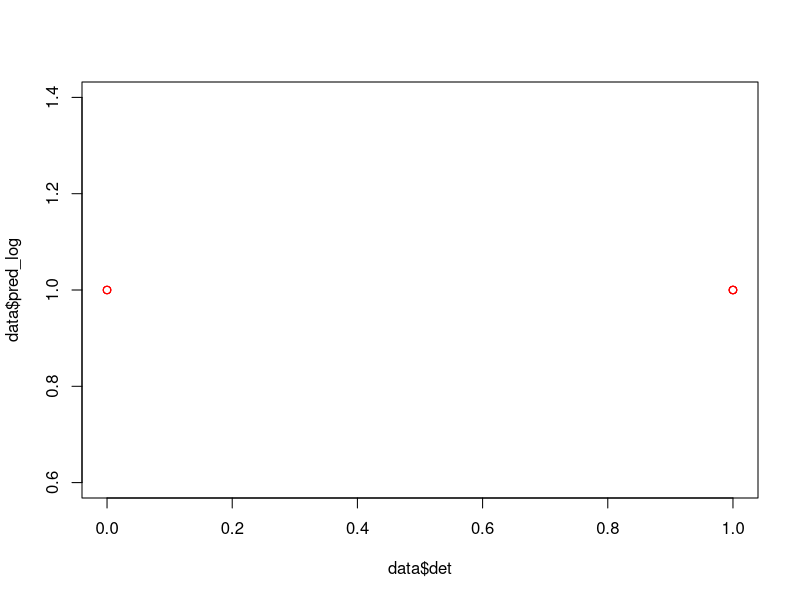
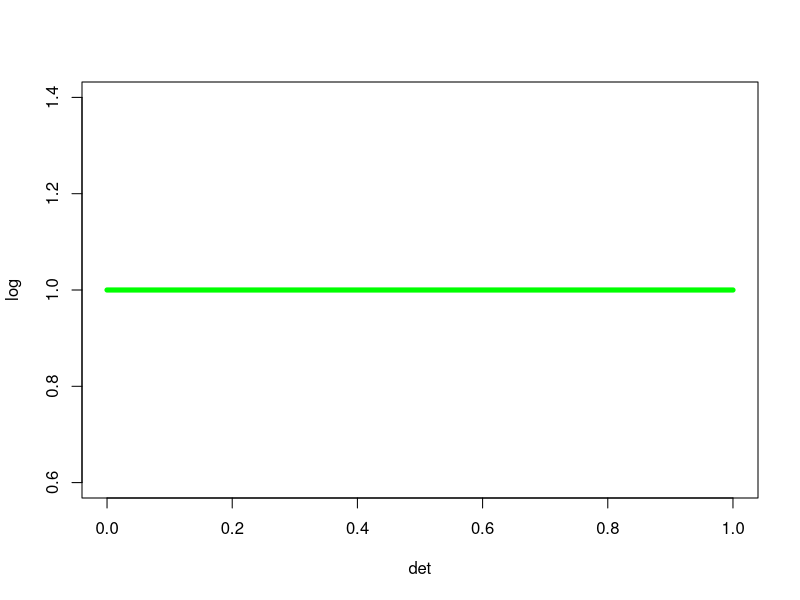

Here is the R script that generated these plots, in order:
data<-read.table("Bank_logistic.csv",header=TRUE,sep=",")
data$det=gsub("N",0,data$det)
data$det=gsub("Y",1,data$det)
x1<-mean(as.integer(data$det))
y1<-mean(data$balance)
num=sum((as.integer(data$det)-x1)*(data$balance-y1))
den=sum((as.integer(data$det)-x1)^2)
b1=num/den
bo=y1-b1*x1
data$pred=bo+b1*(as.integer(data$det))
e=2.71828
data$pred_log=1/(1+e^(-data$pred))
plot(data$det,data$pred_log,col="red")
plot(data$det,data$pred_log, type="l", col="green", lwd=5, xlab="det", ylab="log")